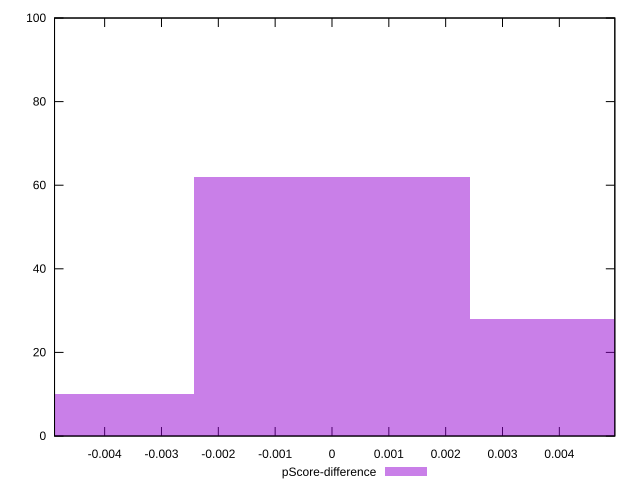

This chart was generated by the following gnuplot code:
reset

$pScoreDifference <<EOF
0.004868154048673133 28
0 62
-0.004868154048673133 10
EOF

set key outside below
set boxwidth 0.004868154048673133
set xrange [-0.00488170005293263:0.004976157947471924]
set yrange [0:100]
set trange [0:100]
set style fill transparent solid 0.5 noborder
set terminal svg size 640, 490 enhanced background rgb 'white'
set output "report/report_00029_2021-02-24T13-36-40.390Z/estimated-input-latency/samples/astro/pScore-difference/histogram.svg"

plot $pScoreDifference title "pScore-difference" with boxes

reset
